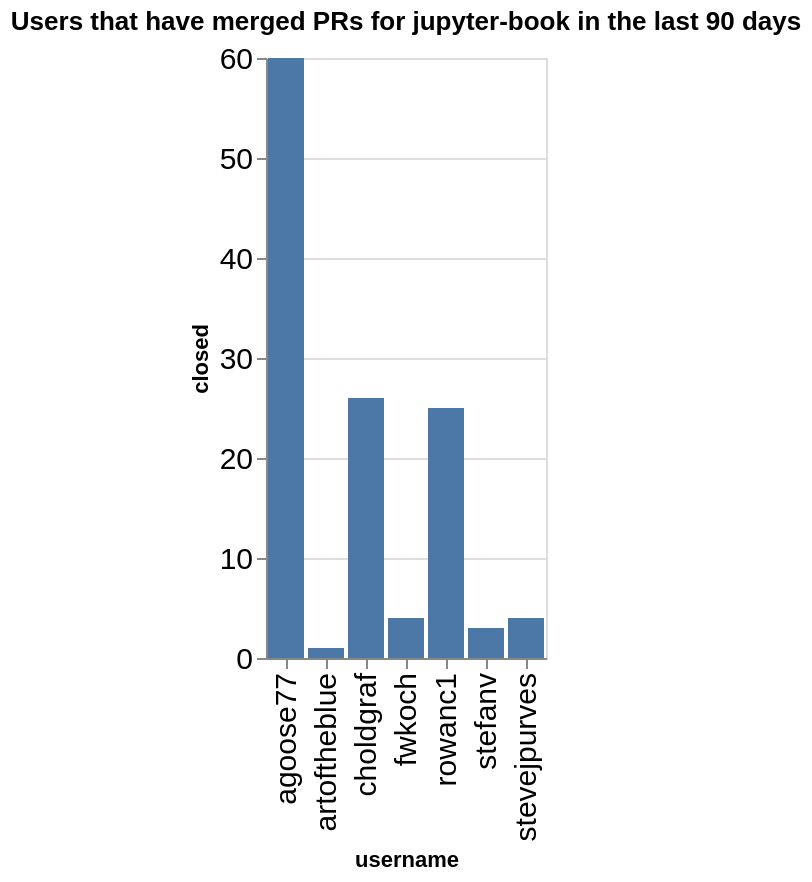

Write notebook code for a chart like this one.
### Code cell
charts = []
title = f"Users that have merged PRs for {github_org} in the last {n_days} days"
ch = alt.Chart(data=closed_by_repo.replace(np.nan, 0), title=title).mark_bar().encode(
    x='username',
    y='closed',
)
ch

### Figure 1 — Vega-Lite specification as saved in the notebook (floating-point values rounded to 4 significant figures)
{"config": {"axisLeft": {"labelFontSize": 15}, "axisBottom": {"labelFontSize": 15}}, "data": {"name": "data-20ad0f192bd08e24bf9c9069667074d1"}, "mark": {"type": "bar"}, "encoding": {"x": {"field": "username", "type": "nominal"}, "y": {"field": "closed", "type": "quantitative"}}, "title": "Users that have merged PRs for jupyter-book in the last 90 days", "$schema": "https://vega.github.io/schema/vega-lite/v5.20.1.json", "datasets": {"data-20ad0f192bd08e24bf9c9069667074d1": [{"name": "blog", "username": "agoose77", "closed": 4}, {"name": "example-landing-pages", "username": "agoose77", "closed": 1}, {"name": "example-landing-pages", "username": "choldgraf", "closed": 1}, {"name": "jupyter-book", "username": "agoose77", "closed": 1}, {"name": "jupyter-book", "username": "choldgraf", "closed": 2}, {"name": "myst-spec", "username": "choldgraf", "closed": 1}, {"name": "myst-theme", "username": "agoose77", "closed": 20}, {"name": "myst-theme", "username": "choldgraf", "closed": 1}, {"name": "myst-theme", "username": "rowanc1", "closed": 9}, {"name": "myst-theme", "username": "stefanv", "closed": 2}, {"name": "myst-theme", "username": "stevejpurves", "closed": 3}, {"name": "mystmd", "username": "agoose77", "closed": 29}, {"name": "mystmd", "username": "artoftheblue", "closed": 1}, {"name": "mystmd", "username": "choldgraf", "closed": 15}, {"name": "mystmd", "username": "fwkoch", "closed": 4}, {"name": "mystmd", "username": "rowanc1", "closed": 15}, {"name": "mystmd", "username": "stefanv", "closed": 1}, {"name": "mystmd", "username": "stevejpurves", "closed": 1}, {"name": "mystmd.org", "username": "agoose77", "closed": 4}, {"name": "mystmd.org", "username": "choldgraf", "closed": 2}, {"name": "mystmd.org", "username": "rowanc1", "closed": 1}, {"name": "team-compass", "username": "agoose77", "closed": 1}, {"name": "team-compass", "username": "choldgraf", "closed": 3}, {"name": "thebe", "username": "choldgraf", "closed": 1}]}}
